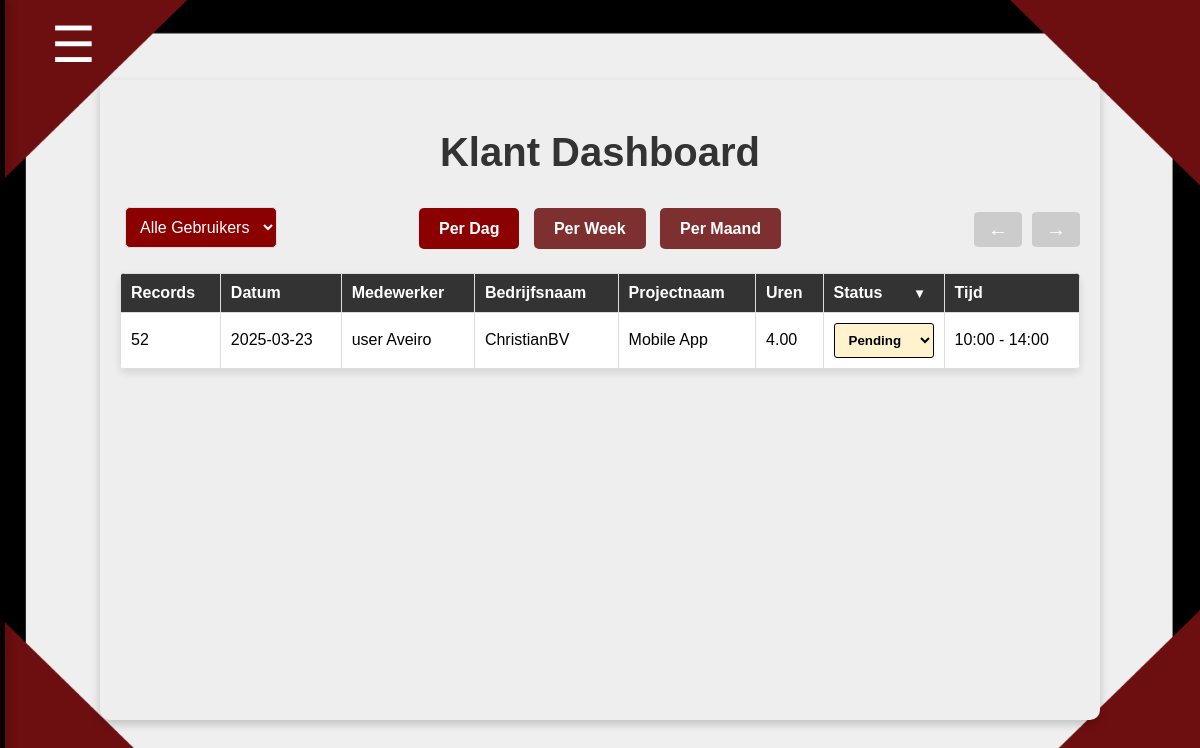
The app's page /klant-dashboard.php (signed in), older data.
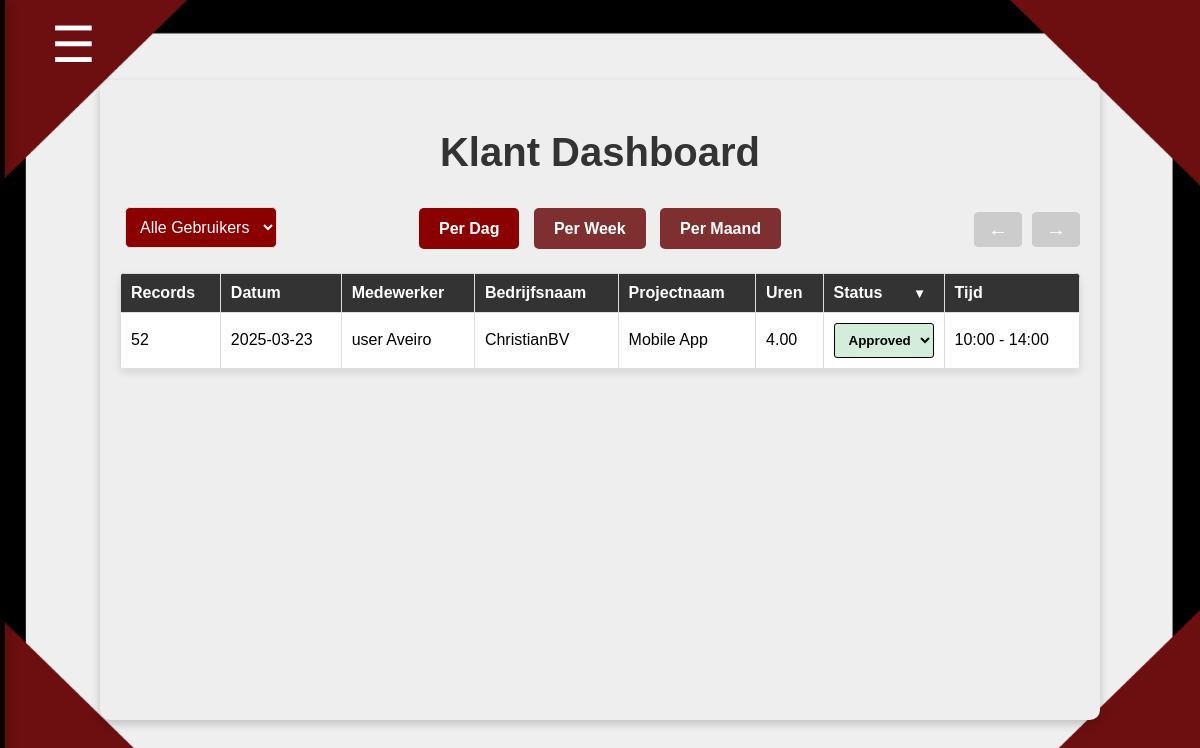
The same page, newer data.
### tables this page shows
CREATE TABLE `hours` (
                         `hours_id` int(11) NOT NULL,
                         `user_id` int(11) NOT NULL DEFAULT 1,
                         `project_id` int(11) NOT NULL,
                         `date` date NOT NULL,
                         `start_hours` time NOT NULL,
                         `eind_hours` time NOT NULL,
                         `hours` decimal(4,2) NOT NULL CHECK (`hours` between 0 and 24),
                         `accord` enum('Pending','Approved','Rejected') NOT NULL DEFAULT 'Pending',
                         `contract_hours` decimal(6,2) DEFAULT NULL,
                         `beschrijving` varchar(255) DEFAULT NULL
);

CREATE TABLE `users` (
                         `user_id` int(11) NOT NULL,
                         `name` varchar(255) NOT NULL,
                         `achternaam` varchar(255) NOT NULL,
                         `email` varchar(255) NOT NULL,
                         `telefoon` varchar(50) NOT NULL,
                         `password` varchar(255) NOT NULL,
                         `role` varchar(50) NOT NULL DEFAULT 'user'
);

CREATE TABLE `klant` (
                         `klant_id` int(11) NOT NULL,
                         `voornaam` varchar(255) NOT NULL,
                         `achternaam` varchar(255) NOT NULL,
                         `password` varchar(255) NOT NULL,
                         `role` varchar(50) NOT NULL DEFAULT 'klant',
                         `email` varchar(255) NOT NULL,
                         `telefoon` varchar(50) NOT NULL,
                         `bedrijfnaam` varchar(255) NOT NULL DEFAULT ''
);

CREATE TABLE `project` (
                           `project_id` int(11) NOT NULL,
                           `project_naam` varchar(255) NOT NULL,
                           `klant_id` int(11) NOT NULL,
                           `user_id` int(11) DEFAULT NULL,
                           `beschrijving` text NOT NULL,
                           `users` varchar(255) NOT NULL DEFAULT '',
                           `contract_uren` decimal(6,2) DEFAULT 0.00
);

### klant-dashboard.php (the view, shortened to what the changed rows need)
<?php
$filter = $_GET['filter'] ?? 'day';
$sql = "SELECT h.hours_id, h.date, u.name, u.achternaam, h.hours, h.start_hours, h.eind_hours, h.accord,
                k.bedrijfnaam AS bedrijfsnaam, p.project_naam AS projectnaam
        FROM hours h
        JOIN users u ON h.user_id = u.user_id
        LEFT JOIN project p ON h.project_id = p.project_id
        LEFT JOIN klant k ON p.klant_id = k.klant_id
        WHERE h.date BETWEEN :start_date AND :end_date";
$limit = 7;
$page = max(1, (int)($_GET['page'] ?? 1));
$offset = ($page - 1) * $limit;
$dateRange = [
    'day' => [date('Y-m-d'), date('Y-m-d')],
    'week' => [date('Y-m-d', strtotime('monday this week')), date('Y-m-d', strtotime('sunday this week'))],
    'month' => [date('Y-m-01'), date('Y-m-t')]
];
[$start_date, $end_date] = $dateRange[$filter] ?? $dateRange['day'];
try {
    $stmt = $pdo->prepare($sql . " ORDER BY h.date ASC LIMIT :limit OFFSET :offset");
    $params = ['start_date' => $start_date, 'end_date' => $end_date];
    foreach ($params as $key => $val) $stmt->bindValue(":$key", $val);
    $stmt->bindValue(':limit', $limit, PDO::PARAM_INT);
    $stmt->bindValue(':offset', $offset, PDO::PARAM_INT);
    $stmt->execute();
    $hoursData = $stmt->fetchAll(PDO::FETCH_ASSOC);
} catch (PDOException $e) {
    die("Fout bij het ophalen van gegevens: " . $e->getMessage());
}
?>
<!DOCTYPE html>
<html lang="nl">
<head>
    <link rel="stylesheet" href="css/gebruikers_uren.css">
</head>
<body>
<?php include 'sidebar.php'; ?>
<div class="container">
    <h1>Klant Dashboard</h1>
    <table id="urenTabel">
        <thead>
        <tr>
            <th>Records</th>
            <th>Datum</th>
            <th>Medewerker</th>
            <th>Bedrijfsnaam</th>
            <th>Projectnaam</th>
            <th>Uren</th>
            <th class="status-th">
                Status
                <button id="dropdown-btn" class="dropdown-btn">▼</button>
            </th>
            <th>Tijd</th>
        </tr>
        </thead>
        <tbody>
        <?php if (empty($hoursData)): ?>
            <tr><td colspan="8">Geen gegevens gevonden.</td></tr>
        <?php else: ?>
            <?php foreach ($hoursData as $row): ?>
                <tr>
                    <td><?php echo htmlspecialchars($row['hours_id']); ?></td>
                    <td><?php echo htmlspecialchars($row['date']); ?></td>
                    <td><?php echo htmlspecialchars($row['name'] . ' ' . $row['achternaam']); ?></td>
                    <td><?php echo htmlspecialchars($row['bedrijfsnaam'] ?? 'N/A'); ?></td>
                    <td><?php echo htmlspecialchars($row['projectnaam'] ?? 'N/A'); ?></td>
                    <td><?php echo htmlspecialchars($row['hours']); ?></td>
                    <td class="select-td">
                        <select class="status-dropdown <?php echo strtolower($row['accord']); ?>" data-hours-id="<?php echo htmlspecialchars($row['hours_id']); ?>">
                            <option value="Pending" <?php echo $row['accord'] === 'Pending' ? 'selected' : ''; ?>>Pending</option>
                            <option value="Approved" <?php echo $row['accord'] === 'Approved' ? 'selected' : ''; ?>>Approved</option>
                        </select>
                    </td>
                    <td><?php echo date('H:i', strtotime($row['start_hours'])) . ' - ' . date('H:i', strtotime($row['eind_hours'])); ?></td>
                </tr>
            <?php endforeach; ?>
        <?php endif; ?>
        </tbody>
    </table>
</div>
</body>
</html>

Row changes from the older to the newer data that the page shows:
changed hours "user Aveiro": accord+hours_id "Pending" → "Approved"
